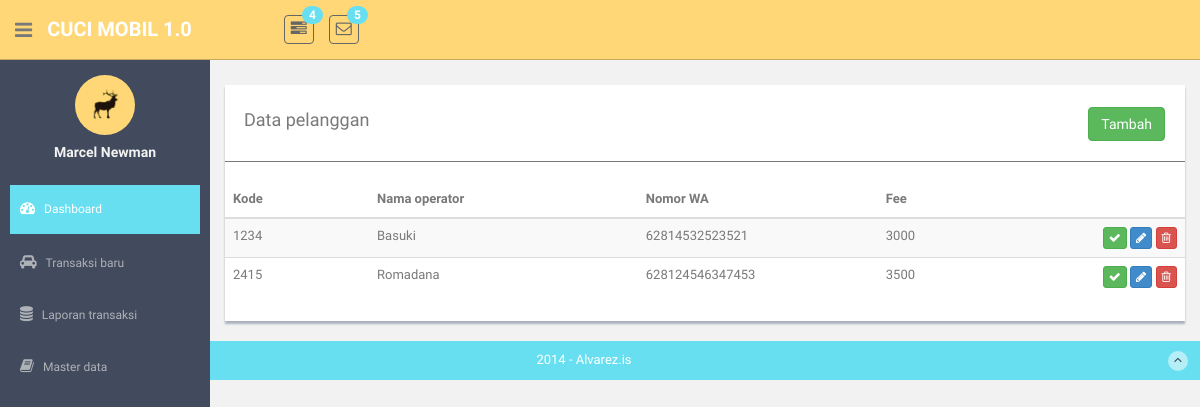
Before: /operators with the older database file.
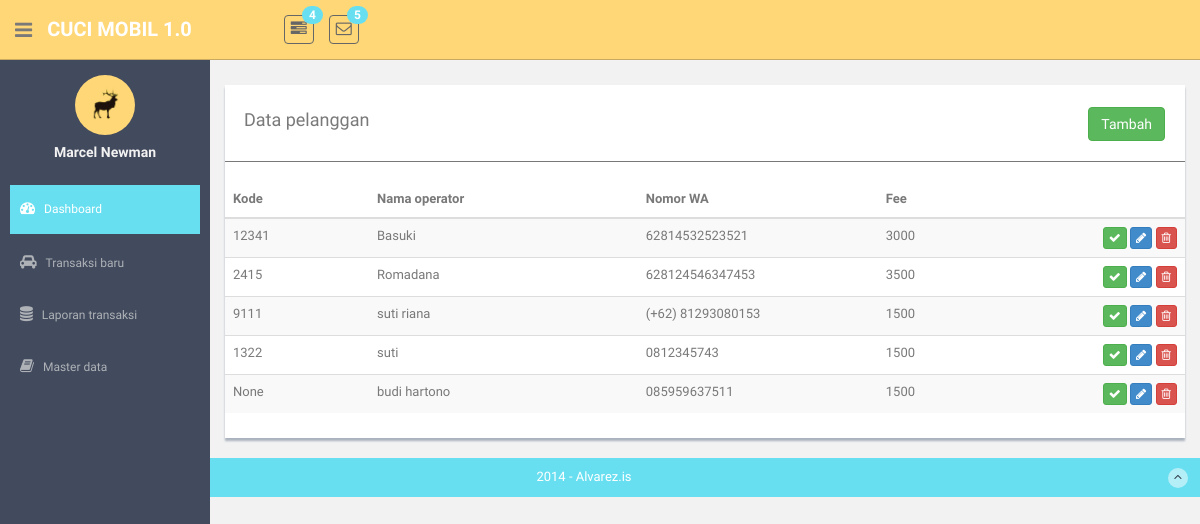
After: the same page with the newer database file.
### model/Operators.py (models this page shows)
class Operators(Model):
    id = IntegerField()
    code = CharField()
    name = CharField()
    phone = CharField()
    fee = IntegerField()
    class Meta:
        database = db

### routes_operators.py (the view)
@app.route("/operators", methods=["GET"])
def operators():
    operators = OperatorsController.list_operators()
    return render_template('references/operators/operators-list.html', operators=operators)

### controller/OperatorsController.py (called while the page is built)
    @staticmethod
    def list_operators():
        operators = Operators.select()
        datas = []
        return Operators.select()

### templates/references/operators/operators-list.html (shortened to what this page needs)
{% extends "layout.html" %}
{% block content %}
<div class="row mt">
      <div class="col-md-12">
          <div class="content-panel">
              <table class="table table-striped table-advance table-hover">
                <div >
                    <div style="float:left;"><h4>&nbsp; Data pelanggan</h4></div>
                    <div class="pull-right" style="padding-top:7px;padding-right:20px;">
                        <button class="btn btn-success " onclick="javscript:openModal(0)">Tambah</button>
                    </div>
                </div>
                <hr/>
                  <thead>
                  <tr>
                      <th width="15%"> Kode</th>
                      <th width="28%"> Nama operator</th>
                      <th width="25%"> Nomor WA</th>
                      <th width="20%"> Fee</th>
                      <th width="12%"></th>
                  </tr>
                  </thead>
                  <tbody>
                  {% for item in operators %}
                  <tr>
                      <td>{{ item.code }} </td>
                      <td>{{ item.name }} </td>
                      <td>{{ item.phone }} </td>
                      <td>{{ item.fee }} </td>
                      <td align="right">
                          <button class="btn btn-success btn-xs"><i class="fa fa-check"></i></button>
                          <button class="btn btn-primary btn-xs"  onclick="javscript:openModal({{ item.id }})"><i class="fa fa-pencil"></i></button>
                          <button class="btn btn-danger btn-xs"><i class="fa fa-trash-o "></i></button>
                      </td>
                  </tr>
                 {% endfor %}
                  </tbody>
              </table>
          </div>
      </div>
  </div>
{% endblock %}

### templates/layout.html (shortened to what this page needs)
<!DOCTYPE html>
<html lang="en">
  <head>
    <link href="assets/css/bootstrap.css" rel="stylesheet">
    <link href="assets/font-awesome/css/font-awesome.css" rel="stylesheet" />
    <link rel="stylesheet" type="text/css" href="assets/css/zabuto_calendar.css">
    <link rel="stylesheet" type="text/css" href="assets/js/gritter/css/jquery.gritter.css" />
    <link rel="stylesheet" type="text/css" href="assets/lineicons/style.css">
    <link href="assets/css/style.css" rel="stylesheet">
    <link href="assets/css/style-responsive.css" rel="stylesheet">
  </head>
  <body>
  <section id="container" >
		{% include  "header.html" %}
      <aside>
		{% include  "nav.html" %}
      </aside>
      <section id="main-content">
          <section class="wrapper">
			  {% block content %}{% endblock %}
          </section>
      </section>
      <footer class="site-footer">
          <div class="text-center">
              2014 - Alvarez.is
              <a href="index.html#" class="go-top">
                  <i class="fa fa-angle-up"></i>
              </a>
          </div>
      </footer>
  </section>
  </body>
</html>

### templates/header.html (shortened to what this page needs)
<header class="header black-bg">
      <div class="sidebar-toggle-box">
          <div class="fa fa-bars tooltips" data-placement="right" data-original-title="Toggle Navigation"></div>
      </div>
    <a href="index.html" class="logo"><b>CUCI MOBIL 1.0</b></a>
    <div class="nav notify-row" id="top_menu">
        <ul class="nav top-menu">
            <li class="dropdown">
                <a data-toggle="dropdown" class="dropdown-toggle" href="index.html#">
                    <i class="fa fa-tasks"></i>
                    <span class="badge bg-theme">4</span>
                </a>
            </li>
            <li id="header_inbox_bar" class="dropdown">
                <a data-toggle="dropdown" class="dropdown-toggle" href="index.html#">
                    <i class="fa fa-envelope-o"></i>
                    <span class="badge bg-theme">5</span>
                </a>
            </li>
        </ul>
    </div>
</header>

### templates/nav.html (shortened to what this page needs)
<div id="sidebar"  class="nav-collapse ">
              <ul class="sidebar-menu" id="nav-accordion">
              	  <p class="centered"><a href="profile.html"><img src="assets/img/ui-sam.jpg" class="img-circle" width="60"></a></p>
              	  <h5 class="centered">Marcel Newman</h5>
                  <li class="mt">
                      <a class="active" href="index.html">
                          <i class="fa fa-dashboard"></i>
                          <span>Dashboard</span>
                      </a>
                  </li>
                  <li class="sub-menu">
                      <a  href="index.html">
                          <i class="fa fa-car"></i>
                          <span>Transaksi baru</span>
                      </a>
                  </li>
                  <li class="sub-menu">
                      <a href="javascript:;" >
                          <i class="fa fa-database"></i>
                          <span>Laporan transaksi</span>
                      </a>
                  </li>
                  <li class="sub-menu">
                      <a href="javascript:;" >
                          <i class="fa fa-book"></i>
                          <span>Master data</span>
                      </a>
                  </li>
              </ul>
          </div>

Changed rows visible on the page:
changed Operators "Basuki": code "1234" → "12341"
added Operators: code "9111", name "suti riana", phone "(+62) 81293080153", fee "1500"
added Operators: code "1322", name "suti", phone "0812345743", fee "1500"
added Operators: code "None", name "budi hartono", phone "085959637511", fee "1500"
